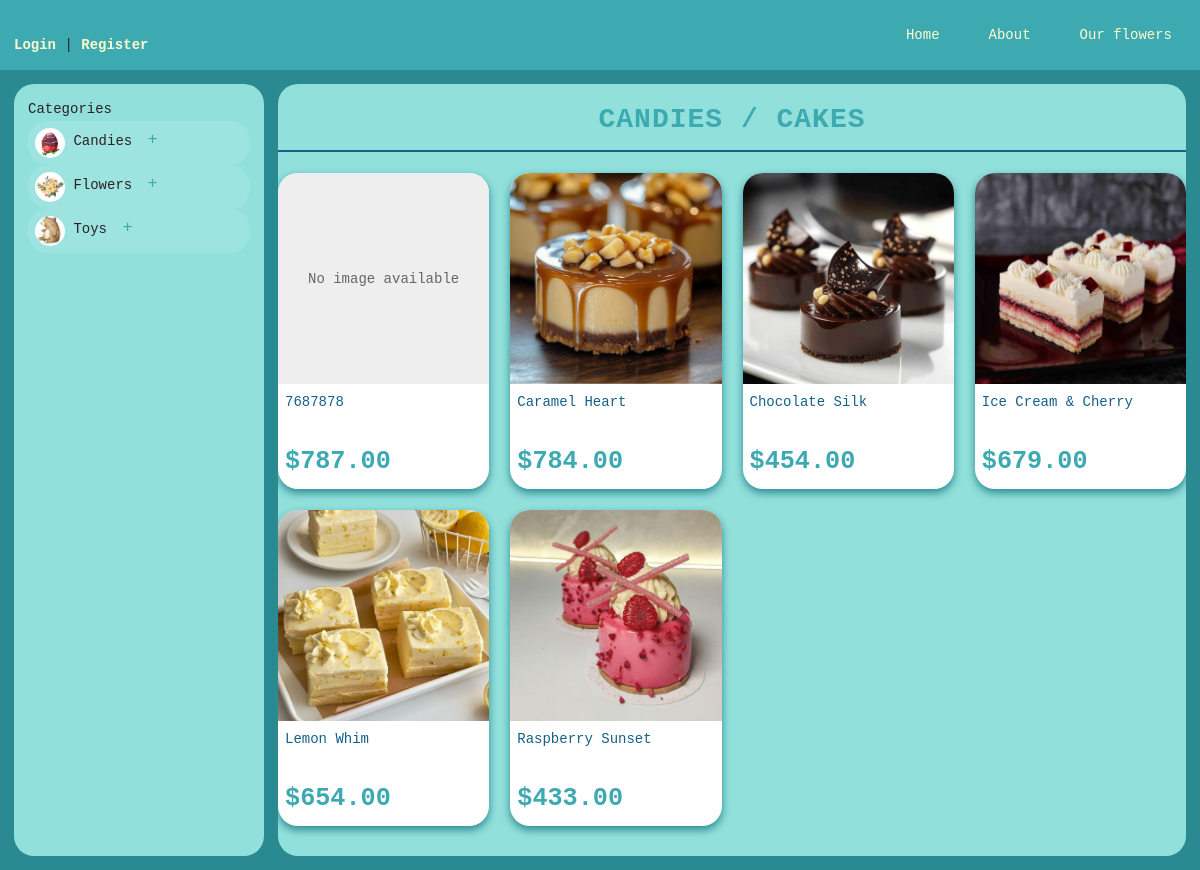
Screenshot of /products/category/2/subcategory/6/ with the database file from the repository.
### products/models.py (models this page shows, shortened)
class Category(models.Model):
    name = models.CharField(max_length=100, verbose_name='Category Name')
    description = models.TextField(blank=True, verbose_name='Category Description')
    image = models.ImageField(
        upload_to='category/',
        blank=True,
        verbose_name='Category Image'
    )
    class Meta:
        verbose_name = 'Category'
        verbose_name_plural = 'Categories'
        ordering = ['name']

class SubCategory(models.Model):
    category = models.ForeignKey(Category, on_delete=models.CASCADE,
                               related_name='subcategories', verbose_name='Category')
    name = models.CharField(max_length=100, verbose_name='Subcategory Name')
    description = models.TextField(blank=True, verbose_name='Subcategory Description')
    image = models.ImageField(
        upload_to='subcategory/',
        blank=True,
        verbose_name='Subcategory Image'
    )
    class Meta:
        verbose_name = 'Subcategory'
        verbose_name_plural = 'Subcategories'
        ordering = ['name']

class Product(models.Model):
    name = models.CharField(max_length=255, verbose_name='Product Name')
    subcategory = models.ForeignKey(SubCategory, on_delete=models.CASCADE,
                                   related_name='products', verbose_name='Subcategory')
    description = models.TextField(blank=True, verbose_name='Product Description')
    price = models.DecimalField(max_digits=10, decimal_places=2, verbose_name='Price')
    quantity = models.PositiveIntegerField(default=0, verbose_name='Quantity in Stock')
    image = models.ImageField(
        upload_to='products/',
        blank=True,
        verbose_name='Product Image'
    )
    available = models.BooleanField(default=True, verbose_name='Available')
    class Meta:
        verbose_name = 'Product'
        verbose_name_plural = 'Products'
        ordering = ['name']

### products/views.py (the view)
def subcategory_view(request, category_id, subcategory_id):
    subcategory = get_object_or_404(SubCategory, id=subcategory_id, category_id=category_id)
    products = Product.objects.filter(
        subcategory=subcategory,
        available=True  # Уже фильтрует по доступности
    )
    cart_items = {}
    if request.user.is_authenticated:
        cart, created = Cart.objects.get_or_create(user=request.user)
        cart_items = {str(item.product.id): item.quantity for item in cart.items.all()}
    context = {
        'category': subcategory.category,
        'subcategory': subcategory,
        'products': products,
        'cart_items': cart_items,
        'favorite_products': Favorite.objects.filter(user=request.user).values_list('product', flat=True) if request.user.is_authenticated else []
    }
    return render(request, 'products/subcategory.html', context)

### products/context_processors.py (called while the page is built)
def categories(request):
    return {
        'categories': Category.objects.prefetch_related('subcategories').all()
    }

### templates/products/subcategory.html (shortened to what this page needs)
{% extends 'home/layout.html' %}
{% load cart_filters %}
{% block content %}
<div class="subcategory-page">
    <h1 class="page-title">
        <span class="category-name">{{ subcategory.category.name }}</span> /
        <span class="subcategory-name">{{ subcategory.name }}</span>
    </h1>
    <div class="products-grid">
        {% for product in products %}
        <div class="product-card">
            <div class="product-image-container">
                <a href="{% url 'product_detail' product.id %}" class="product-link">
                    {% if product.image %}
                    <img src="{{ product.image.url }}" alt="{{ product.name }}" class="product-image" />
                    {% else %}
                    <div class="no-image">No image available</div>
                    {% endif %}
                </a>
            </div>
            <div class="product-info">
                <h3 class="product-name">{{ product.name }}</h3>
                <p class="product-price">${{ product.price }}</p>
            </div>
        </div>
        {% endfor %}
    </div>
</div>
{% endblock %}

### templates/home/layout.html (shortened to what this page needs)
{% load static %}
{% load cart_filters %}
<!DOCTYPE html>
<html lang="en">
    <head>
        <link rel="stylesheet" href="{% static 'home/css/reset.css' %}">
        <link rel="stylesheet" href="{% static 'home/css/layout.css' %}">
        <link rel="stylesheet" href="https://cdnjs.cloudflare.com/ajax/libs/font-awesome/6.0.0-beta3/css/all.min.css">
    </head>
    <body>
        <header class="header">
            <nav class="nav">
                <div class="auth-links">
                    {% if user.is_authenticated %}
                    <p class="welcome-msg">Welcome, <span class="username">{{ user.username }}</span>! <a
                            href="{% url 'users:logout' %}" class="auth-link">Logout</a></p>
                    {% else %}
                    <p class="auth-options">
                        <a href="{% url 'users:login' %}" class="auth-link">Login</a> |
                        <a href="{% url 'users:registration' %}" class="auth-link">Register</a>
                    </p>
                    {% endif %}
                </div>
                <div class="nav-links">
                    <div class="nav-item">
                        <a href="{% url '' %}" class="nav-link">Home</a>
                    </div>
                    <div class="nav-item">
                        <a href="{% url 'about' %}" class="nav-link">About</a>
                    </div>
                    <div class="nav-item">
                        <a href="{% url 'products' %}" class="nav-link">Our flowers</a>
                    </div>
                </div>
            </nav>
        </header>
        <div class="main-wrapper">
            <aside class="sidebar">
                <div class="categories">
                    <h3 class="categories-title">Categories</h3>
                    <ul class="categories-list">
                        {% for category in categories %}
                        <li class="category-item">
                            <div class="category-header">
                                {% if category.image %}
                                <img class="category-image" src="{{ category.image.url }}" alt="{{ category.name }}" />
                                {% endif %}
                                <a href="{% url 'category_view' category.id %}" class="category-link">{{ category.name}}</a>
                                {% if category.subcategories.all %}
                                <button class="toggle-subcategories">+</button>
                                {% endif %}
                            </div>
                        </li>
                        {% endfor %}
                    </ul>
                </div>
            </aside>
            <main class="main-content">
                {% block content %}
                {% endblock %}
            </main>
        </div>
    </body>
</html>

### static/home/css/layout.css (style rules this page uses)
:root { --primary-color: #3daab2; --secondary-color: #166088; --accent-color: #92e0dc; --background-color: #2b8a91; --text-color: #2b2222; --light-text: lemonchiffon; --border-radius: 20px; --box-shadow: 0 4px 8px #2b8a91; --transition: all 0.3s ease; --error: #d45d79; }
body { font-family:'Courier New', Courier, monospace; color: var(--text-color); background-color: var(--background-color); margin: 0; padding: 0; line-height: 1.6; display: flex; flex-direction: column; min-height: 100vh; }
.header { background-color: var(--primary-color); padding: 1rem; box-shadow: var(--box-shadow); }
.nav { display: flex; justify-content: space-between; align-items: center; flex-wrap: wrap; }
.auth-links { margin-top: 20px; text-align: center; }
.auth-link { color: var(--light-text); text-decoration: none; font-weight: bold; transition: var(--transition); }
.nav-links { display: flex; gap: 1.5rem; }
.nav-link { color: var(--light-text); text-decoration: none; padding: 0.5rem 1rem; border-radius: var(--border-radius); transition: var(--transition); }
.page-title { font-size: 2rem; font-weight: bold; color: var(--primary-color); margin-bottom: 1.5rem; padding-bottom: 0.5rem; border-bottom: 2px solid var(--secondary-color); text-align: center; text-transform: uppercase; letter-spacing: 1px; margin-top: 1rem; }
.main-wrapper { display: flex; flex: 1; gap: 1rem; padding: 1rem; }
.sidebar { width: 250px; background-color: var(--accent-color); border-radius: var(--border-radius); box-shadow: var(--box-shadow); padding: 1rem; position: sticky; top: 1rem; height: calc(100vh - 2rem); overflow-y: auto; flex-shrink: 0; }
.main-content { flex: 1; background-color: var(--accent-color); border-radius: var(--border-radius); box-shadow: var(--box-shadow); overflow-y: auto; height: calc(100vh - 2rem); }
.products-grid { display: grid; grid-template-columns: repeat(auto-fill, minmax(200px, 1fr)); gap: 1.5rem; }
.product-card { background-color: white; border-radius: var(--border-radius); box-shadow: var(--box-shadow); overflow: hidden; transition: var(--transition); }
.product-link { text-decoration: none; color: inherit; display: block; height: 100%; }
.product-image-container { width: 100%; padding-top: 100%; position: relative; overflow: hidden; }
.product-image { position: absolute; top: 0; left: 0; width: 100%; height: 100%; object-fit: cover; }
.no-image { position: absolute; top: 0; left: 0; width: 100%; height: 100%; display: flex; align-items: center; justify-content: center; background-color: #eee; color: #666; }
.product-info { padding: 1rem; }
.product-name { margin: 0 0 0.5rem 0; font-size: 1rem; color: var(--text-color); }
.product-price { margin: 0; font-weight: bold; color: var(--primary-color); }
.category-image { width: 30px; height: 30px; border-radius: 50%; object-fit: cover; }
.category-header { align-items: center; gap: 0.5rem; cursor: pointer; padding: 0.5rem; border-radius: var(--border-radius); background-color: rgba(255, 255, 255, 0.1); transition: var(--transition); }
.toggle-subcategories { background: none; border: none; color: var(--primary-color); font-size: 1.2rem; cursor: pointer; width: 24px; height: 24px; border-radius: 50%; transition: var(--transition); }
.product-info { flex: 1; display: flex; flex-direction: column; gap: 1.5rem; }
.product-name { font-size: 2rem; color: var(--secondary-color); margin: 0; }
.product-price { font-size: 1.8rem; font-weight: bold; color: var(--primary-color); margin: 0; }
.product-info { padding: 0.5rem; }
.product-name { font-size: 1rem; margin-bottom: 0.5rem; color: var(--secondary-color); }

### rows the page displays
Category: image (picture), name "Candies"
Category: image (picture), name "Flowers"
Category: image (picture), name "Toys"
SubCategory: category.name "CANDIES", name "CAKES"
Product: image "No image available", name "7687878", price "787.00"
Product: image (picture), name "Caramel Heart", price "784.00"
Product: image (picture), name "Chocolate Silk", price "454.00"
Product: image (picture), name "Ice Cream & Cherry", price "679.00"
Product: image (picture), name "Lemon Whim", price "654.00"
Product: image (picture), name "Raspberry Sunset", price "433.00"
